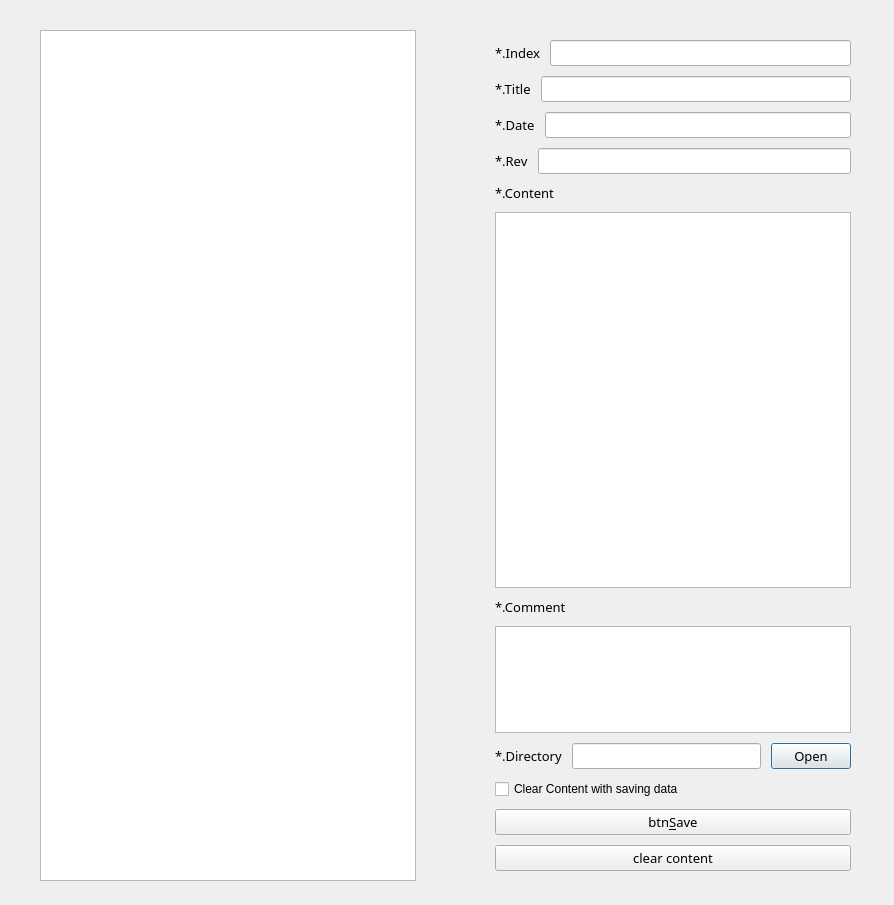
<?xml version="1.0" encoding="UTF-8"?>
<ui version="4.0">
 <class>DialogPoemInput</class>
 <widget class="QDialog" name="DialogPoemInput">
  <property name="geometry">
   <rect>
    <x>0</x>
    <y>0</y>
    <width>894</width>
    <height>905</height>
   </rect>
  </property>
  <property name="windowTitle">
   <string>Dialog</string>
  </property>
  <widget class="QWidget" name="horizontalLayoutWidget">
   <property name="geometry">
    <rect>
     <x>40</x>
     <y>30</y>
     <width>821</width>
     <height>851</height>
    </rect>
   </property>
   <layout class="QHBoxLayout" name="horizontalLayout_7" stretch="6,1,6">
    <item>
     <widget class="QTreeView" name="treePoems">
      <attribute name="headerVisible">
       <bool>false</bool>
      </attribute>
     </widget>
    </item>
    <item>
     <spacer name="horizontalSpacer">
      <property name="orientation">
       <enum>Qt::Horizontal</enum>
      </property>
      <property name="sizeHint" stdset="0">
       <size>
        <width>40</width>
        <height>20</height>
       </size>
      </property>
     </spacer>
    </item>
    <item>
     <layout class="QVBoxLayout" name="verticalLayout" stretch="0,0,0,0,3,1,0,0,0,0">
      <property name="spacing">
       <number>10</number>
      </property>
      <property name="leftMargin">
       <number>10</number>
      </property>
      <property name="topMargin">
       <number>10</number>
      </property>
      <property name="rightMargin">
       <number>10</number>
      </property>
      <property name="bottomMargin">
       <number>10</number>
      </property>
      <item>
       <layout class="QHBoxLayout" name="horizontalLayout">
        <item>
         <widget class="QLabel" name="label">
          <property name="font">
           <font>
            <family>돋움</family>
            <pointsize>10</pointsize>
           </font>
          </property>
          <property name="text">
           <string>*.Index</string>
          </property>
         </widget>
        </item>
        <item>
         <widget class="QLineEdit" name="editNo">
          <property name="font">
           <font>
            <family>돋움</family>
            <pointsize>10</pointsize>
           </font>
          </property>
         </widget>
        </item>
       </layout>
      </item>
      <item>
       <layout class="QHBoxLayout" name="horizontalLayout_3">
        <item>
         <widget class="QLabel" name="label_4">
          <property name="font">
           <font>
            <family>돋움</family>
            <pointsize>10</pointsize>
           </font>
          </property>
          <property name="text">
           <string>*.Title</string>
          </property>
         </widget>
        </item>
        <item>
         <widget class="QLineEdit" name="editTitle">
          <property name="font">
           <font>
            <family>돋움</family>
            <pointsize>10</pointsize>
           </font>
          </property>
         </widget>
        </item>
       </layout>
      </item>
      <item>
       <layout class="QHBoxLayout" name="horizontalLayout_2">
        <item>
         <widget class="QLabel" name="label_2">
          <property name="font">
           <font>
            <family>돋움</family>
            <pointsize>10</pointsize>
           </font>
          </property>
          <property name="text">
           <string>*.Date</string>
          </property>
         </widget>
        </item>
        <item>
         <widget class="QLineEdit" name="editDate">
          <property name="font">
           <font>
            <family>돋움</family>
            <pointsize>10</pointsize>
           </font>
          </property>
         </widget>
        </item>
       </layout>
      </item>
      <item>
       <layout class="QHBoxLayout" name="horizontalLayout_4">
        <item>
         <widget class="QLabel" name="label_5">
          <property name="font">
           <font>
            <family>돋움</family>
            <pointsize>10</pointsize>
           </font>
          </property>
          <property name="text">
           <string>*.Rev</string>
          </property>
         </widget>
        </item>
        <item>
         <widget class="QLineEdit" name="editRev">
          <property name="font">
           <font>
            <family>돋움</family>
            <pointsize>10</pointsize>
           </font>
          </property>
         </widget>
        </item>
       </layout>
      </item>
      <item>
       <layout class="QVBoxLayout" name="verticalLayout_2">
        <item>
         <widget class="QLabel" name="label_3">
          <property name="font">
           <font>
            <family>돋움</family>
            <pointsize>10</pointsize>
           </font>
          </property>
          <property name="text">
           <string>*.Content</string>
          </property>
         </widget>
        </item>
        <item>
         <widget class="QTextEdit" name="editContent">
          <property name="font">
           <font>
            <family>돋움</family>
            <pointsize>10</pointsize>
           </font>
          </property>
         </widget>
        </item>
       </layout>
      </item>
      <item>
       <layout class="QVBoxLayout" name="verticalLayout_6">
        <item>
         <widget class="QLabel" name="label_10">
          <property name="font">
           <font>
            <family>돋움</family>
            <pointsize>10</pointsize>
           </font>
          </property>
          <property name="text">
           <string>*.Comment</string>
          </property>
         </widget>
        </item>
        <item>
         <widget class="QTextEdit" name="editComment">
          <property name="font">
           <font>
            <family>돋움</family>
            <pointsize>10</pointsize>
           </font>
          </property>
         </widget>
        </item>
       </layout>
      </item>
      <item>
       <layout class="QHBoxLayout" name="horizontalLayout_5">
        <item>
         <widget class="QLabel" name="label_6">
          <property name="font">
           <font>
            <family>돋움</family>
            <pointsize>10</pointsize>
           </font>
          </property>
          <property name="text">
           <string>*.Directory</string>
          </property>
         </widget>
        </item>
        <item>
         <widget class="QLineEdit" name="editDir">
          <property name="font">
           <font>
            <family>돋움</family>
            <pointsize>10</pointsize>
           </font>
          </property>
         </widget>
        </item>
        <item>
         <widget class="QPushButton" name="btnOpen">
          <property name="font">
           <font>
            <family>돋움</family>
            <pointsize>10</pointsize>
           </font>
          </property>
          <property name="text">
           <string>Open</string>
          </property>
         </widget>
        </item>
       </layout>
      </item>
      <item>
       <layout class="QHBoxLayout" name="horizontalLayout_6">
        <item>
         <widget class="QCheckBox" name="chkSaveAndClear">
          <property name="text">
           <string>Clear Content with saving data</string>
          </property>
         </widget>
        </item>
       </layout>
      </item>
      <item>
       <widget class="QPushButton" name="btnSave">
        <property name="font">
         <font>
          <family>돋움</family>
          <pointsize>10</pointsize>
         </font>
        </property>
        <property name="text">
         <string>btn&amp;Save</string>
        </property>
        <property name="shortcut">
         <string>Ctrl+S</string>
        </property>
       </widget>
      </item>
      <item>
       <widget class="QPushButton" name="btnClear">
        <property name="font">
         <font>
          <family>돋움</family>
          <pointsize>10</pointsize>
         </font>
        </property>
        <property name="text">
         <string>clear content</string>
        </property>
       </widget>
      </item>
     </layout>
    </item>
   </layout>
  </widget>
 </widget>
 <resources/>
 <connections/>
</ui>
